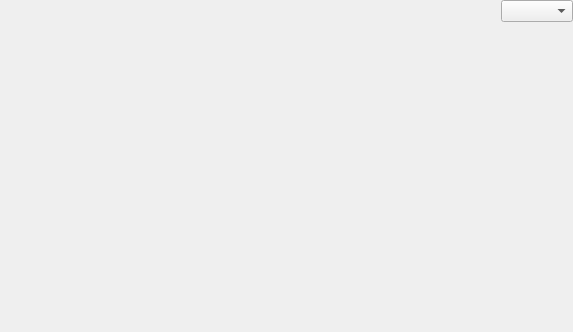
<?xml version="1.0" encoding="UTF-8"?>
<ui version="4.0">
 <class>CHistogramViewComp</class>
 <widget class="QWidget" name="CHistogramViewComp">
  <property name="geometry">
   <rect>
    <x>0</x>
    <y>0</y>
    <width>573</width>
    <height>332</height>
   </rect>
  </property>
  <property name="windowTitle">
   <string>Form</string>
  </property>
  <layout class="QVBoxLayout" name="verticalLayout">
   <property name="margin">
    <number>0</number>
   </property>
   <item>
    <layout class="QHBoxLayout" name="horizontalLayout">
     <item>
      <spacer name="horizontalSpacer">
       <property name="orientation">
        <enum>Qt::Horizontal</enum>
       </property>
       <property name="sizeHint" stdset="0">
        <size>
         <width>40</width>
         <height>20</height>
        </size>
       </property>
      </spacer>
     </item>
     <item>
      <widget class="QComboBox" name="ChannelCombo"/>
     </item>
    </layout>
   </item>
   <item>
    <widget class="QFrame" name="PlotFrame">
     <property name="sizePolicy">
      <sizepolicy hsizetype="Expanding" vsizetype="Expanding">
       <horstretch>0</horstretch>
       <verstretch>0</verstretch>
      </sizepolicy>
     </property>
     <property name="minimumSize">
      <size>
       <width>320</width>
       <height>240</height>
      </size>
     </property>
     <property name="frameShape">
      <enum>QFrame::NoFrame</enum>
     </property>
     <property name="frameShadow">
      <enum>QFrame::Raised</enum>
     </property>
     <layout class="QVBoxLayout" name="verticalLayout_2">
      <property name="margin">
       <number>0</number>
      </property>
     </layout>
    </widget>
   </item>
  </layout>
 </widget>
 <resources/>
 <connections/>
</ui>
